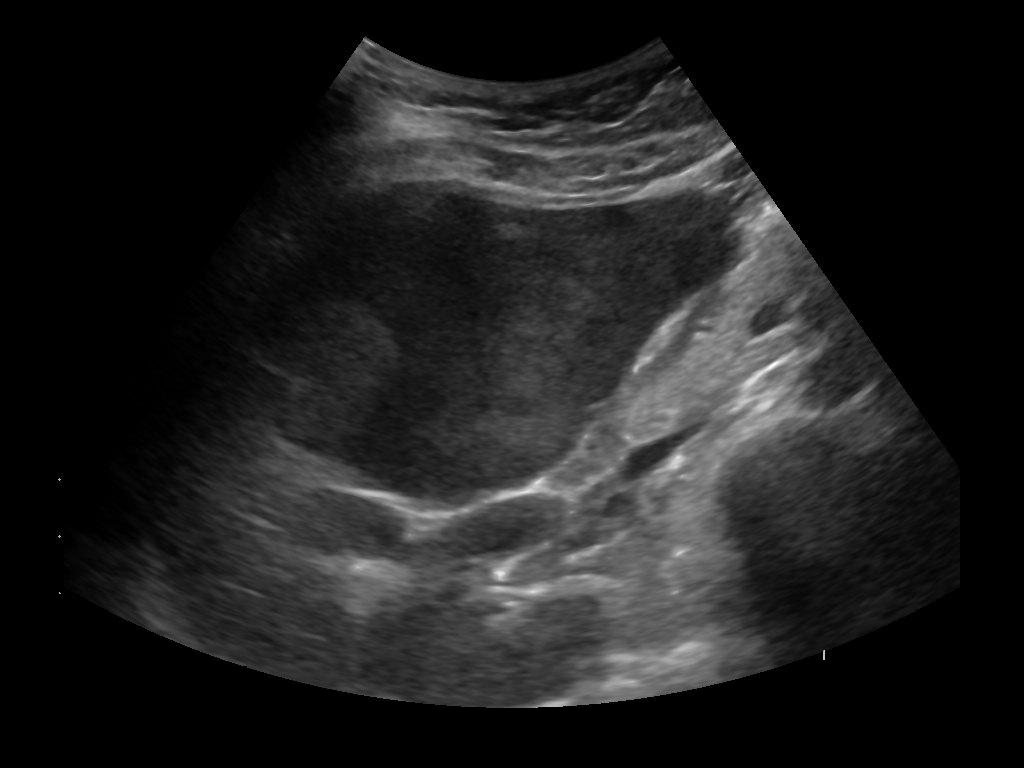
#> input picture liver-cirrhosis-prediction-main/liver-cirrhosis-prediction-main/datasets/7272660/Benign/Benign/image/1.jpg, 1024 x 768 px
$ python -i preprocessing.py   (imports and definitions only)
#> lines starting #> are read from the running program, lines starting #| are printed output that depends on the picture
"""
Data Preprocessing Module
Handles preparation of both tabular (symptoms) and imaging data
"""

import numpy as np
import pandas as pd
import cv2
from typing import Tuple, List, Dict, Any, Optional
from pathlib import Path
import logging
from PIL import Image
import io

# Setup logging
# [1 line not run here, left out]
logger = logging.getLogger(__name__)


class TabularPreprocessor:
    """Preprocessing for tabular/symptom data."""

    # Define symptom features
    SYMPTOM_FEATURES = [
        'age', 'gender', 'alcohol_consumption', 'bilirubin', 'albumin',
        'ast', 'alp', 'alt', 'platelets', 'prothrombin', 'creatinine',
        'ascites', 'hepatomegaly', 'spiders', 'edema', 'encephalopathy',
        'fatigue', 'jaundice', 'abdominal_pain', 'weight_loss'
    ]

    # Feature value ranges for normalization
    FEATURE_RANGES = {
        'age': (18, 100),
        'alcohol_consumption': (0, 50),
        'bilirubin': (0, 20),
        'albumin': (2, 5.5),
        'ast': (10, 400),
        'alp': (20, 150),
        'alt': (10, 400),
        'platelets': (20, 450),
        'prothrombin': (11, 20),
        'creatinine': (0.5, 5),
    }

    def __init__(self):
        self.feature_stats = {}
        self.scaler_params = {}

    # [122 lines left out: functions handle_missing_values, handle_outliers, normalize_features, encode_categorical, preprocess, not called in this run]


class ImagePreprocessor:
    """Preprocessing for medical imaging data."""

    IMG_SIZE = (224, 224)

    def __init__(self):
        self.mean = np.array([0.485, 0.456, 0.406])
        self.std = np.array([0.229, 0.224, 0.225])

    def load_image(self, image_path_or_bytes) -> np.ndarray:
        """Load image from file path or bytes."""
        if isinstance(image_path_or_bytes, str):
            image = cv2.imread(image_path_or_bytes)
#> image is the input picture: shape (768, 1024, 3); min 0, max 255, mean 30.3
            if image is None:
                raise ValueError(f"Cannot load image from {image_path_or_bytes}")
        elif isinstance(image_path_or_bytes, bytes):
            nparr = np.frombuffer(image_path_or_bytes, np.uint8)
            image = cv2.imdecode(nparr, cv2.IMREAD_COLOR)
        else:
            image = image_path_or_bytes

        return image

    def resize(self, image: np.ndarray,
              size: Tuple[int, int] = None) -> np.ndarray:
        """Resize image to target size."""
        if size is None:
            size = self.IMG_SIZE

        return cv2.resize(image, size)

    def normalize(self, image: np.ndarray,
                 method: str = 'imagenet') -> np.ndarray:
        """Normalize image pixels."""
        image = image.astype(np.float32) / 255.0

        if method == 'imagenet':
            # ImageNet normalization
            image = (image - self.mean) / self.std
        elif method == 'standard':
            # Simple standardization
            image = (image - 0.5) / 0.5

        return image

    def enhance_contrast(self, image: np.ndarray,
                        method: str = 'clahe',
                        clip_limit: float = 2.0) -> np.ndarray:
        """Enhance image contrast."""
#> called with method = 'clahe', clip_limit = 2
        if len(image.shape) == 3:
            # Convert to LAB color space
            image_lab = cv2.cvtColor(image, cv2.COLOR_BGR2LAB)
#> image_lab: shape (768, 1024, 3); mean of channels 0, 1, 2 31.7, 128, 128
            l_channel = image_lab[:, :, 0]
        else:
            l_channel = image

        if method == 'clahe':
            clahe = cv2.createCLAHE(clipLimit=clip_limit, tileGridSize=(8, 8))
            l_enhanced = clahe.apply(l_channel)
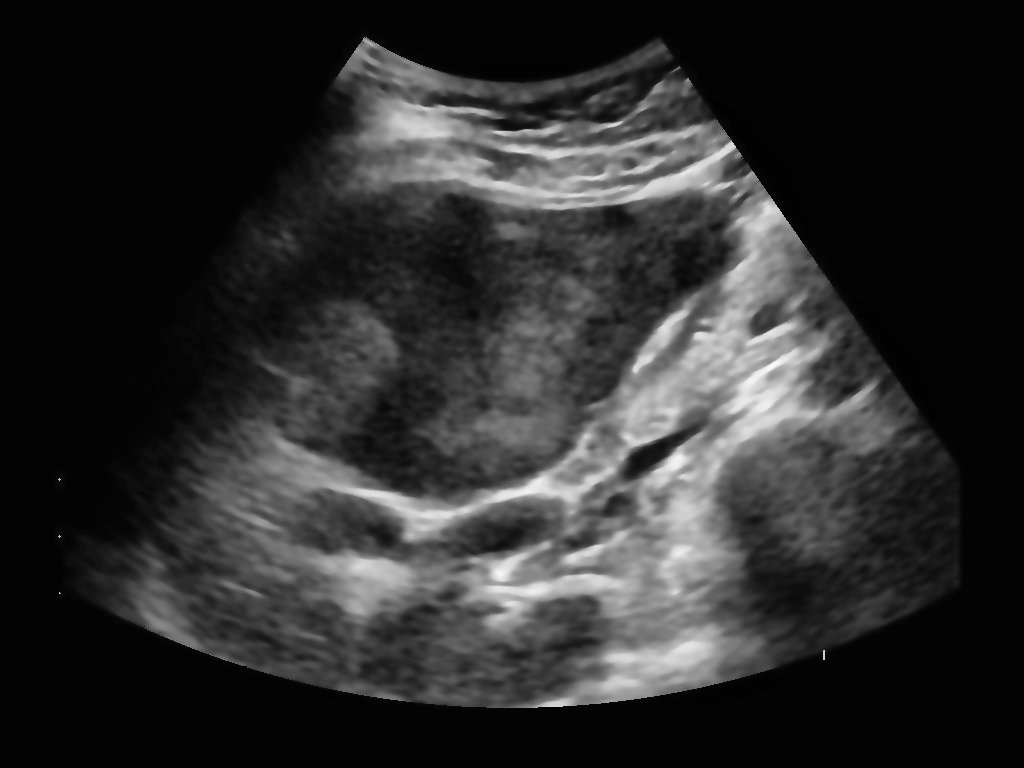
#> l_enhanced: shape (768, 1024); min 2, max 251, mean 44.6
        elif method == 'histogram':
            l_enhanced = cv2.equalizeHist(l_channel)
        else:
            l_enhanced = l_channel

        if len(image.shape) == 3:
            image_lab[:, :, 0] = l_enhanced
#> image_lab: shape (768, 1024, 3); mean of channels 0, 1, 2 44.6, 128, 128
            image = cv2.cvtColor(image_lab, cv2.COLOR_LAB2BGR)
        else:
            image = l_enhanced

        return image

    def denoise(self, image: np.ndarray,
               method: str = 'bilateral') -> np.ndarray:
        """Denoise image."""
        if method == 'bilateral':
            image = cv2.bilateralFilter(image, 9, 75, 75)
        elif method == 'gaussian':
            image = cv2.GaussianBlur(image, (5, 5), 0)
        elif method == 'morphological':
            kernel = cv2.getStructuringElement(cv2.MORPH_ELLIPSE, (5, 5))
            image = cv2.morphologyEx(image, cv2.MORPH_OPEN, kernel)
            image = cv2.morphologyEx(image, cv2.MORPH_CLOSE, kernel)

        return image

    def standardize_color(self, image: np.ndarray) -> np.ndarray:
        """Ensure image is RGB."""
        if len(image.shape) == 2:
            # Grayscale -> RGB
            image = cv2.cvtColor(image, cv2.COLOR_GRAY2RGB)
        elif image.shape[2] == 4:
            # RGBA -> RGB
            image = cv2.cvtColor(image, cv2.COLOR_BGRA2RGB)
        elif image.shape[2] == 3:
            # BGR -> RGB
            image = cv2.cvtColor(image, cv2.COLOR_BGR2RGB)

        return image

    def preprocess(self, image_path_or_bytes,
                  resize: bool = True,
                  enhance: bool = True,
                  denoise: bool = True,
                  normalize: bool = True) -> np.ndarray:
        """Complete preprocessing pipeline for medical images."""
        logger.info("Starting image preprocessing...")

        # Load
        image = self.load_image(image_path_or_bytes)

        # Standardize color
        image = self.standardize_color(image)

        # Denoise
        if denoise:
            image = self.denoise(image, method='bilateral')

        # Enhance contrast
        if enhance:
            image = self.enhance_contrast(image, method='clahe')

        # Resize
        if resize:
            image = self.resize(image)
#> in resize, `return cv2.resize(image, size)`:
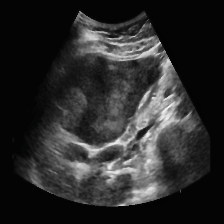
#> returned value: shape (224, 224, 3); mean of channels 0, 1, 2 43, 43, 43; drawn as B, G, R

        # Normalize
        if normalize:
            image = self.normalize(image)

        logger.info("Image preprocessing complete")
        return image

    # [14 lines left out: function preprocess_batch, not called in this run]


class DataAugmentation:
    """Data augmentation for improving model robustness."""

    def __init__(self, seed: int = 42):
        np.random.seed(seed)

    # [83 lines left out: functions rotate, flip, brightness, contrast, augment_tabular, create_preprocessors, not called in this run]


# [4 lines not run here, left out]

>>> result = ImagePreprocessor().preprocess('../datasets/7272660/Benign/Benign/image/1.jpg')

$ run again, on liver-cirrhosis-prediction-main/liver-cirrhosis-prediction-main/datasets/7272660/Benign/Benign/image/10.jpg
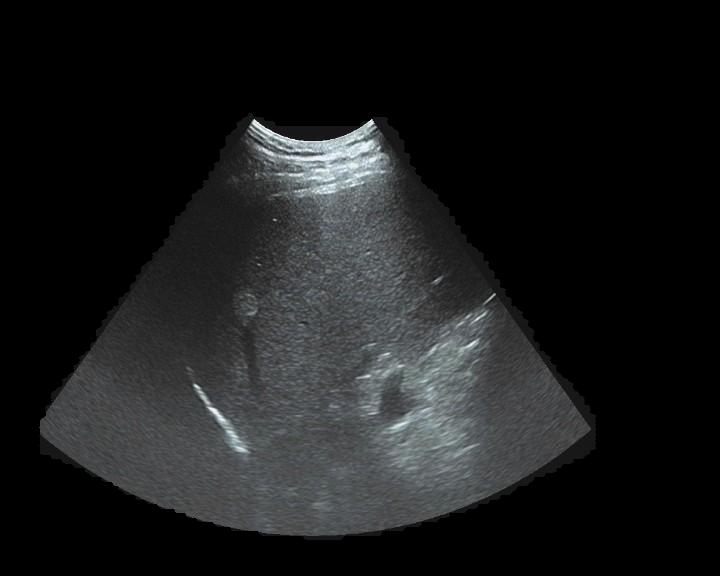
#> input picture liver-cirrhosis-prediction-main/liver-cirrhosis-prediction-main/datasets/7272660/Benign/Benign/image/10.jpg, 720 x 576 px
#> in load_image, image is the input picture: shape (576, 720, 3); mean B, G, R 28.1, 27.6, 26.6
#> in enhance_contrast, `l_enhanced = clahe.apply(l_channel)`:
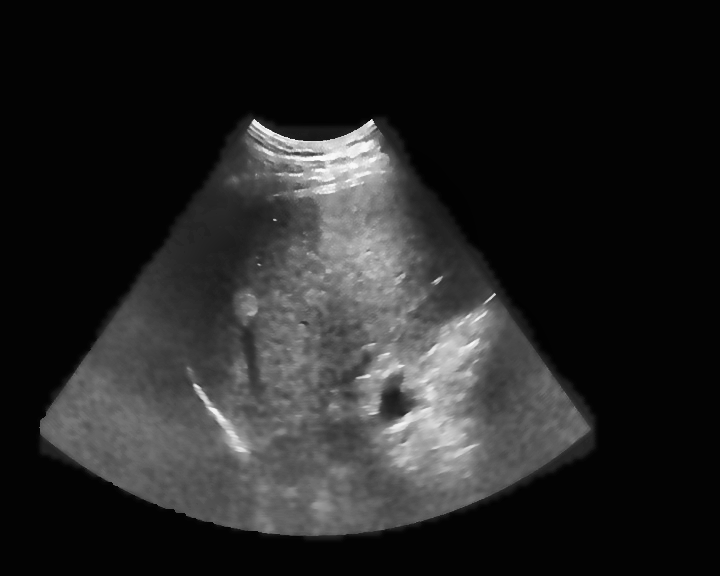
#> l_enhanced: shape (576, 720); min 2, max 252, mean 37
#> in resize, `return cv2.resize(image, size)`:
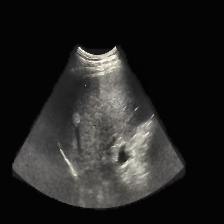
#> returned value: shape (224, 224, 3); mean of channels 0, 1, 2 34.4, 35.5, 36; drawn as B, G, R

$ run again, on liver-cirrhosis-prediction-main/liver-cirrhosis-prediction-main/datasets/7272660/Benign/Benign/image/101.jpg
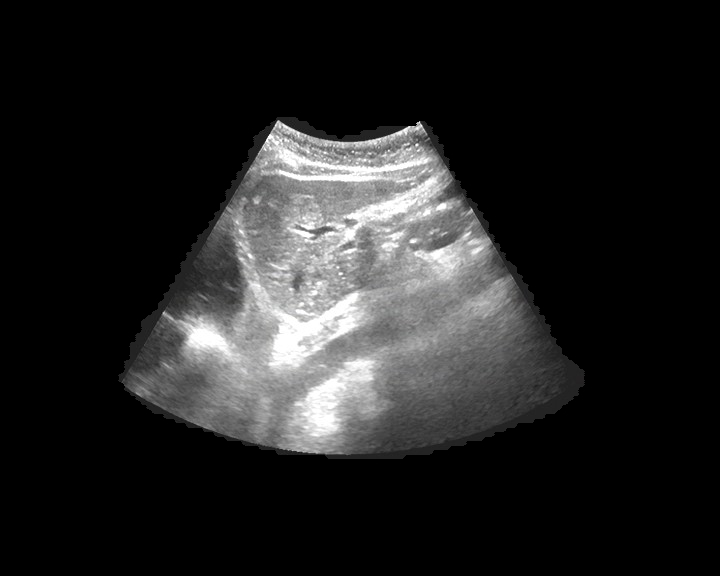
#> input picture liver-cirrhosis-prediction-main/liver-cirrhosis-prediction-main/datasets/7272660/Benign/Benign/image/101.jpg, 720 x 576 px
#> in load_image, image is the input picture: shape (576, 720, 3); mean B, G, R 34.4, 34.4, 34.4
#> in enhance_contrast, `l_enhanced = clahe.apply(l_channel)`:
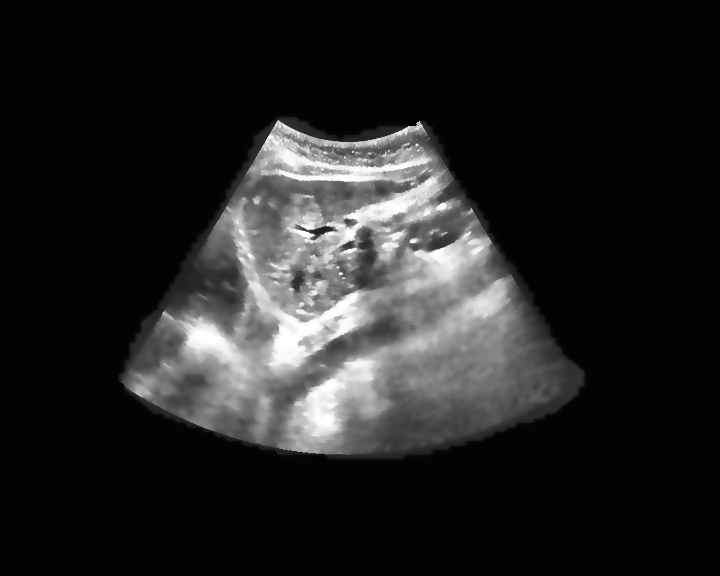
#> l_enhanced: shape (576, 720); min 2, max 255, mean 35.6
#> in resize, `return cv2.resize(image, size)`:
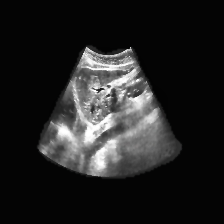
#> returned value: shape (224, 224, 3); mean of channels 0, 1, 2 34.7, 34.7, 34.7; drawn as B, G, R

$ run again, on liver-cirrhosis-prediction-main/liver-cirrhosis-prediction-main/datasets/7272660/Benign/Benign/image/102.jpg
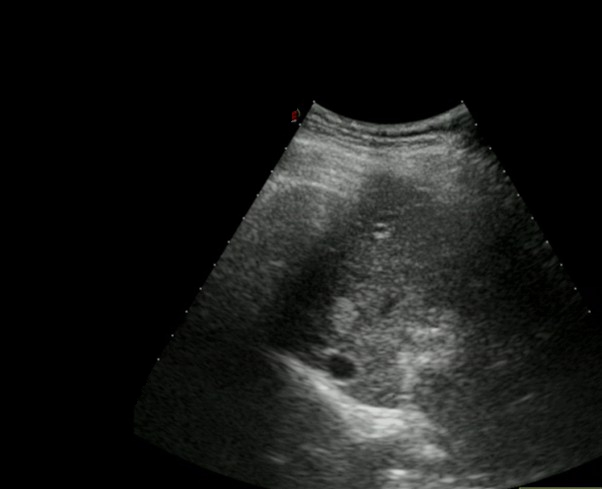
#> input picture liver-cirrhosis-prediction-main/liver-cirrhosis-prediction-main/datasets/7272660/Benign/Benign/image/102.jpg, 602 x 489 px
#> in load_image, image is the input picture: shape (489, 602, 3); mean B, G, R 23.7, 25, 24.1
#> in enhance_contrast, `l_enhanced = clahe.apply(l_channel)`:
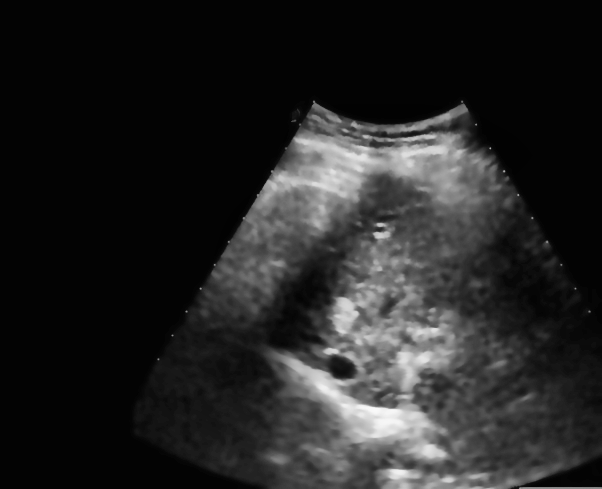
#> l_enhanced: shape (489, 602); min 2, max 249, mean 36.3
#> in resize, `return cv2.resize(image, size)`:
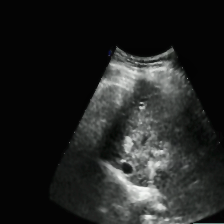
#> returned value: shape (224, 224, 3); mean of channels 0, 1, 2 34.6, 35.7, 34.3; drawn as B, G, R
